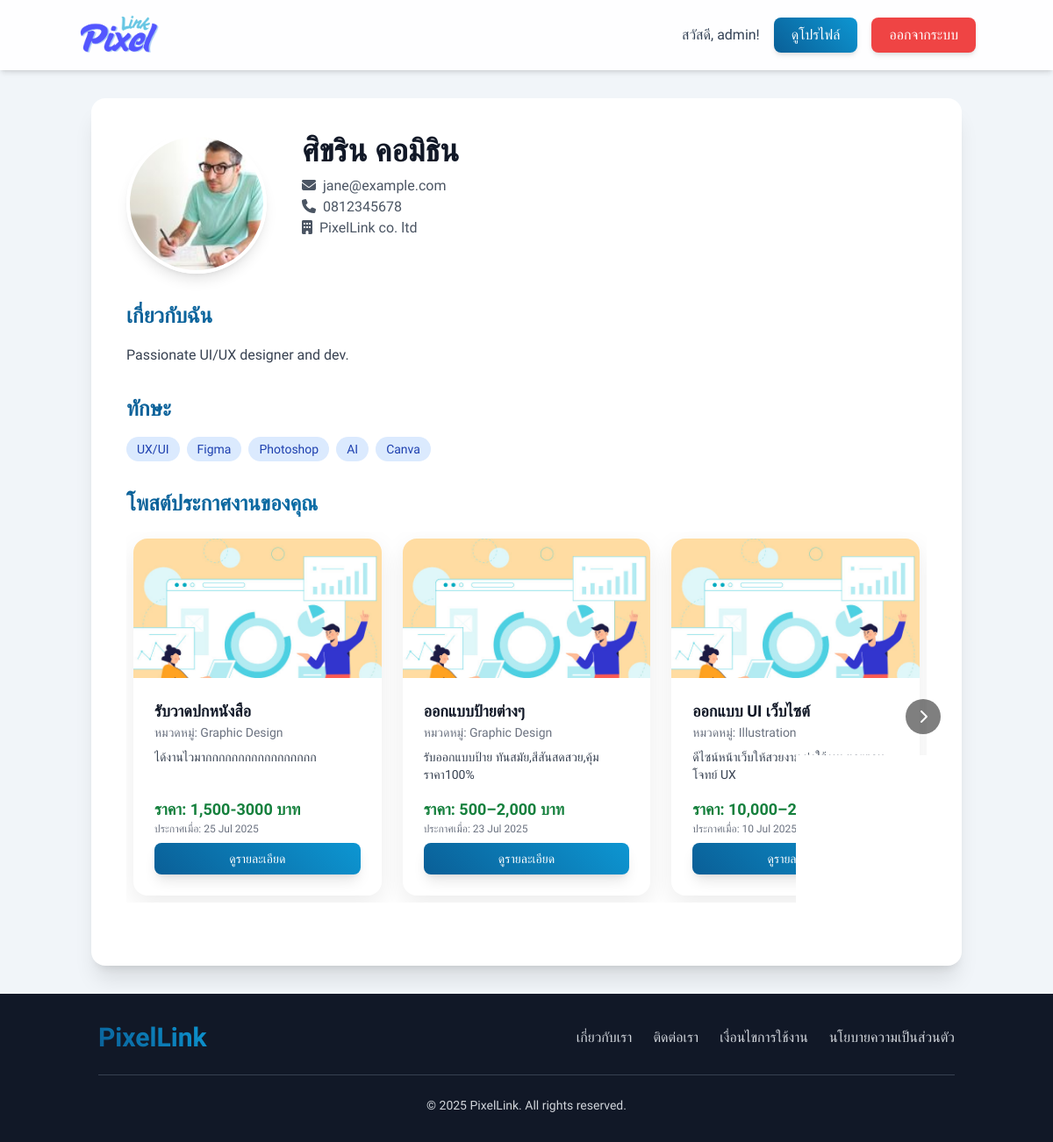
Page /designer/view_profile.php?user_id=2 (signed in) on the earlier database version.
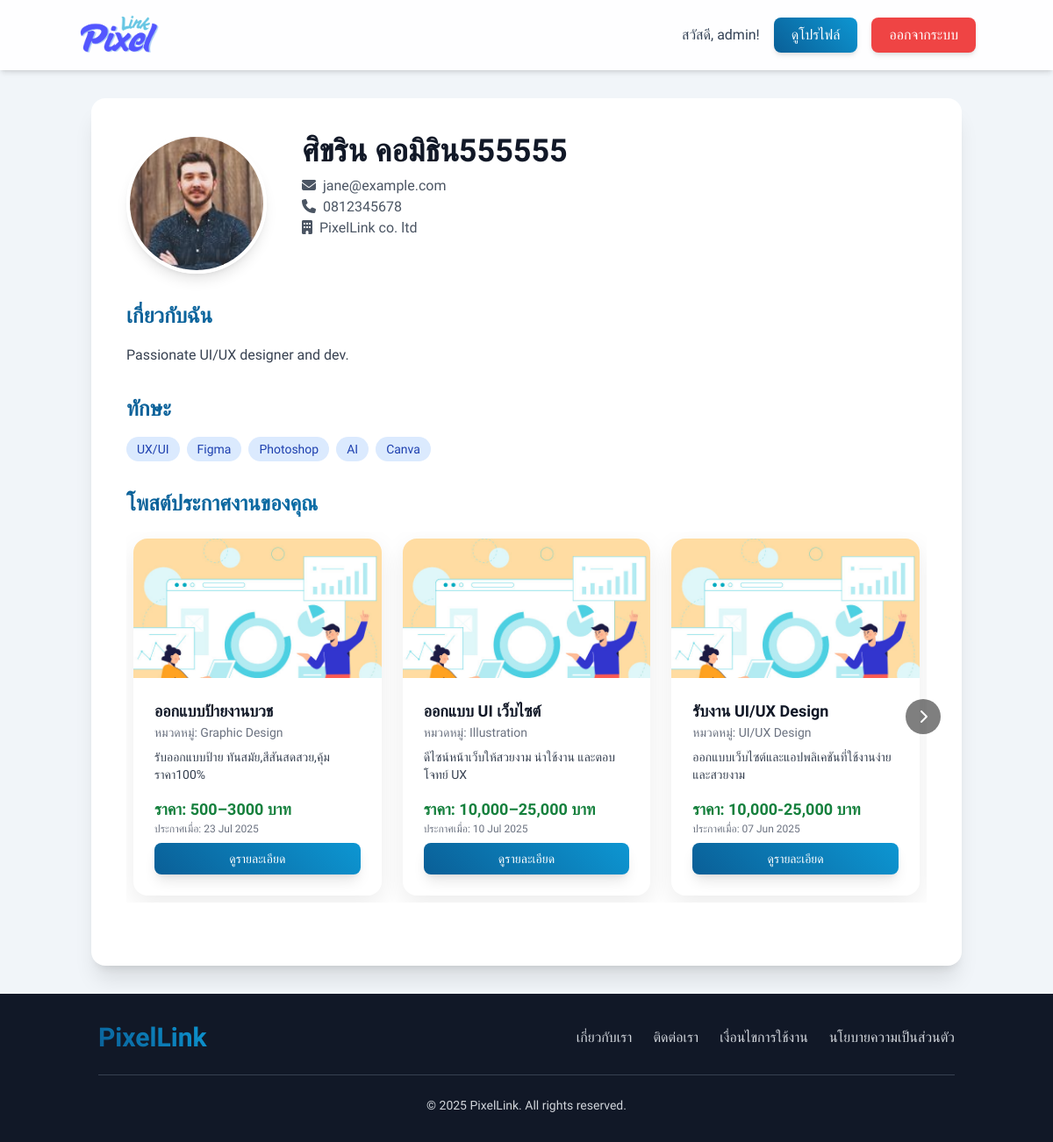
Same page on the later database version.
### tables this page shows
CREATE TABLE `profiles` (
  `profile_id` int(11) NOT NULL,
  `user_id` int(11) NOT NULL,
  `address` text DEFAULT NULL,
  `company_name` varchar(255) DEFAULT NULL,
  `bio` text DEFAULT NULL,
  `portfolio_url` varchar(255) DEFAULT NULL,
  `skills` text DEFAULT NULL,
  `profile_picture_url` varchar(255) DEFAULT NULL
);

CREATE TABLE `users` (
  `user_id` int(11) NOT NULL,
  `username` varchar(50) NOT NULL,
  `password` varchar(255) NOT NULL,
  `email` varchar(100) NOT NULL,
  `first_name` varchar(100) NOT NULL,
  `last_name` varchar(100) NOT NULL,
  `phone_number` varchar(20) NOT NULL,
  `user_type` enum('admin','designer','client') NOT NULL,
  `registration_date` timestamp NOT NULL DEFAULT current_timestamp(),
  `is_approved` tinyint(1) DEFAULT 0,
  `is_active` tinyint(1) DEFAULT 1,
  `last_login` timestamp NULL DEFAULT NULL
);

CREATE TABLE `job_postings` (
  `post_id` int(11) NOT NULL,
  `designer_id` int(11) NOT NULL,
  `title` varchar(255) NOT NULL,
  `description` text DEFAULT NULL,
  `category_id` int(11) DEFAULT NULL,
  `price_range` varchar(100) DEFAULT NULL,
  `posted_date` timestamp NOT NULL DEFAULT current_timestamp(),
  `status` enum('active','inactive','completed') DEFAULT 'active',
  `client_id` int(11) NOT NULL,
  `main_image_id` int(11) DEFAULT NULL
);

CREATE TABLE `job_categories` (
  `category_id` int(11) NOT NULL,
  `category_name` varchar(100) NOT NULL
);

CREATE TABLE `uploaded_files` (
  `file_id` int(11) NOT NULL,
  `contract_id` int(11) DEFAULT NULL,
  `job_post_id` int(11) DEFAULT NULL,
  `uploader_id` int(11) NOT NULL,
  `file_name` varchar(255) NOT NULL,
  `file_path` varchar(255) NOT NULL,
  `uploaded_at` timestamp NOT NULL DEFAULT current_timestamp(),
  `file_size` int(11) DEFAULT NULL,
  `uploaded_by_user_id` int(11) DEFAULT NULL,
  `file_type` varchar(255) DEFAULT NULL,
  `uploaded_date` datetime DEFAULT NULL
);

### designer/view_profile.php (the view, shortened to what the changed rows need)
<?php
$servername = "localhost";
$username = "root";
$password = "";
$dbname = "pixellink";
$condb = new mysqli($servername, $username, $password, $dbname);
$condb->set_charset("utf8mb4");
$user_id_to_view = isset($_GET['user_id']) ? intval($_GET['user_id']) : 0;
$profile_data = null;
$job_postings_for_profile = [];
if ($user_id_to_view > 0) {
    $sql_profile = "SELECT p.*, u.first_name, u.last_name, u.email, u.phone_number, u.username
                    FROM profiles p
                    JOIN users u ON p.user_id = u.user_id
                    WHERE p.user_id = ?";
    $stmt_profile = $condb->prepare($sql_profile);
    if ($stmt_profile) {
        $stmt_profile->bind_param("i", $user_id_to_view);
        $stmt_profile->execute();
        $profile_data = $stmt_profile->get_result()->fetch_assoc();
    }
}
if ($user_id_to_view > 0) {
    $sql_profile = "SELECT p.*, u.first_name, u.last_name, u.email, u.phone_number, u.username
                    FROM profiles p
                    JOIN users u ON p.user_id = u.user_id
                    WHERE p.user_id = ?";
    $stmt_profile = $condb->prepare($sql_profile);
    if ($stmt_profile) {
        $stmt_profile->bind_param("i", $user_id_to_view);
        $stmt_profile->execute();
        $profile_data = $stmt_profile->get_result()->fetch_assoc();
    }
    $sql_job_postings_for_profile = "SELECT
                                        jp.post_id, jp.title, jp.description, jp.price_range, jp.posted_date,
                                        u.first_name, u.last_name, jc.category_name,
                                        uf.file_path AS job_image_path
                                    FROM job_postings AS jp
                                    JOIN users AS u ON jp.designer_id = u.user_id
                                    LEFT JOIN job_categories AS jc ON jp.category_id = jc.category_id
                                    LEFT JOIN uploaded_files AS uf ON jp.main_image_id = uf.file_id
                                    WHERE jp.designer_id = ? AND jp.status = 'active'
                                    ORDER BY jp.posted_date DESC";
    $stmt_job_postings = $condb->prepare($sql_job_postings_for_profile);
    if ($stmt_job_postings) {
        $stmt_job_postings->bind_param("i", $user_id_to_view);
        $stmt_job_postings->execute();
        $job_postings_for_profile = $stmt_job_postings->get_result()->fetch_all(MYSQLI_ASSOC);
    }
}
$display_name = trim(($profile_data['first_name'] ?? '') . ' ' . ($profile_data['last_name'] ?? '')) ?: ($profile_data['username'] ?? 'ไม่ระบุชื่อ');
$display_email = $profile_data['email'] ?? 'ไม่ระบุอีเมล';
$display_tel = $profile_data['phone_number'] ?? 'ไม่ระบุเบอร์โทรศัพท์';
$display_company_name = $profile_data['company_name'] ?? 'ไม่ระบุบริษัท';
$display_bio = $profile_data['bio'] ?? 'ยังไม่มีประวัติ';
$display_skills = !empty($profile_data['skills']) ? explode(',', $profile_data['skills']) : [];
$display_profile_pic = !empty($profile_data['profile_picture_url']) && file_exists(ltrim($profile_data['profile_picture_url'], '/')) ? $profile_data['profile_picture_url'] : '../dist/img/user8.jpg';
?>
<!DOCTYPE html>
<html lang="th">
<head>
    <script src="https://cdn.tailwindcss.com"></script>
    <link rel="stylesheet" href="https://cdnjs.cloudflare.com/ajax/libs/font-awesome/6.1.1/css/all.min.css">
</head>
<body class="bg-slate-100 min-h-screen flex flex-col">
    <main class="flex-grow container mx-auto px-4 py-8">
        <?php if (!$profile_data): ?>
            <div class="bg-red-100 text-red-700 p-4 rounded-lg text-center">ไม่พบข้อมูลโปรไฟล์</div>
        <?php else: ?>
            <div class="bg-white rounded-2xl shadow-xl p-6 md:p-10">
                <div class="flex flex-col md:flex-row items-center md:items-start gap-6 md:gap-10 mb-8">
                    <img src="<?= htmlspecialchars($display_profile_pic) ?>" alt="รูปโปรไฟล์" class="w-32 h-32 md:w-40 md:h-40 rounded-full object-cover shadow-lg border-4 border-white">
                    <div class="text-center md:text-left flex-grow">
                        <h1 class="text-3xl sm:text-4xl font-bold text-gray-900"><?= htmlspecialchars($display_name) ?></h1>
                        <p class="text-md text-gray-600 mt-2"><i class="fas fa-envelope mr-2"></i><?= htmlspecialchars($display_email) ?></p>
                        <p class="text-md text-gray-600"><i class="fas fa-phone mr-2"></i><?= htmlspecialchars($display_tel) ?></p>
                        <p class="text-md text-gray-600"><i class="fas fa-building mr-2"></i><?= htmlspecialchars($display_company_name) ?></p>
                    </div>
                </div>
                <div class="mb-8">
                    <h2 class="text-2xl font-semibold text-gradient mb-4">เกี่ยวกับฉัน</h2>
                    <p class="text-gray-700 leading-relaxed"><?= nl2br(htmlspecialchars($display_bio)) ?></p>
                </div>
                <?php if (!empty($display_skills)): ?>
                    <div class="mb-8">
                        <h2 class="text-2xl font-semibold text-gradient mb-4">ทักษะ</h2>
                        <div class="flex flex-wrap gap-2">
                            <?php foreach ($display_skills as $skill): ?>
                                <span class="bg-blue-100 text-blue-800 text-sm font-medium px-3 py-1 rounded-full"><?= htmlspecialchars(trim($skill)) ?></span>
                            <?php endforeach; ?>
                        </div>
                    </div>
                <?php endif; ?>
                <div class="mb-8">
                    <h2 class="text-2xl font-semibold text-gradient mb-4">โพสต์ประกาศงานของคุณ</h2>
                    <?php if (empty($job_postings_for_profile)): ?>
                        <div class="bg-blue-100 text-blue-700 px-4 py-3 rounded-lg text-center">ยังไม่มีงานที่ประกาศ</div>
                    <?php else: ?>
                        <div class="carousel-container relative">
                            <div class="carousel-content p-2" id="carouselContent">
                                <?php foreach ($job_postings_for_profile as $job): ?>
                                    <div class="card-item flex flex-col">
                                        <?php
                                        $image_source = !empty($job['job_image_path']) && file_exists(htmlspecialchars($job['job_image_path']))
                                            ? htmlspecialchars($job['job_image_path'])
                                            : '../dist/img/pdpa02.jpg';
                                        ?>
                                        <img src="<?= $image_source ?>" alt="ภาพประกอบงาน: <?= htmlspecialchars($job['title']) ?>" class="card-image">
                                        <div class="p-4 md:p-6 flex-grow flex flex-col justify-between">
                                            <div>
                                                <h3 class="text-lg font-semibold text-gray-900 line-clamp-2"><?= htmlspecialchars($job['title']) ?></h3>
                                                <p class="text-sm text-gray-500 mb-2">หมวดหมู่: <?= htmlspecialchars($job['category_name'] ?? 'ไม่ระบุ') ?></p>
                                                <p class="text-sm text-gray-700 line-clamp-3 font-light"><?= htmlspecialchars($job['description']) ?></p>
                                            </div>
                                            <div class="mt-4">
                                                <p class="text-lg font-semibold text-green-700">ราคา: <?= htmlspecialchars($job['price_range'] ?? 'สอบถาม') ?></p>
                                                <p class="text-xs text-gray-500">ประกาศเมื่อ: <?= date('d M Y', strtotime($job['posted_date'])) ?></p>
                                                <div class="mt-2 flex space-x-2">
                                                    <a href="../job_detail.php?id=<?= $job['post_id'] ?>&type=posting" class="flex-1 btn-primary text-white px-4 py-2 rounded-lg font-medium text-sm shadow-lg text-center">ดูรายละเอียด</a>
                                                </div>
                                            </div>
                                        </div>
                                    </div>
                                <?php endforeach; ?>
                            </div>
                            <button id="nextBtn" class="carousel-button right"><i class="fas fa-chevron-right"></i></button>
                        </div>
                    <?php endif; ?>
                </div>
            </div>
        <?php endif; ?>
    </main>
    <?php include '../includes/footer.php'; ?>
</body>
</html>

Differences in the rows shown:
removed job_postings: title "รับวาดปกหนังสือ", category.category_name "Graphic Design", description "ได้งานไวมากกกกกกกกกกกกกกกกก", price_range "1,500-3000 บาท", posted_date "25 Jul 2025"
changed profiles "PixelLink co. ltd": profile_picture_url: a different picture; user.last_name "ศิขริน คอมิธิน" → "ศิขริน คอมิธิน555555"
changed job_postings "รับออกแบบป้าย ทันสมัย,สีสันสดสวย,คุ้มราคา100%": title "ออกแบบป้ายต่างๆ" → "ออกแบบป้ายงานบวช"; price_range "500–2,000 บาท" → "500–3000 บาท"
now on this page (row unchanged): job_postings: title "รับงาน UI/UX Design", category.category_name "UI/UX Design", description "ออกแบบเว็บไซต์และแอปพลิเคชันที่ใช้งานง่ายและสวยงาม", price_range "10,000-25,000 บาท", posted_date "07 Jun 2025"
